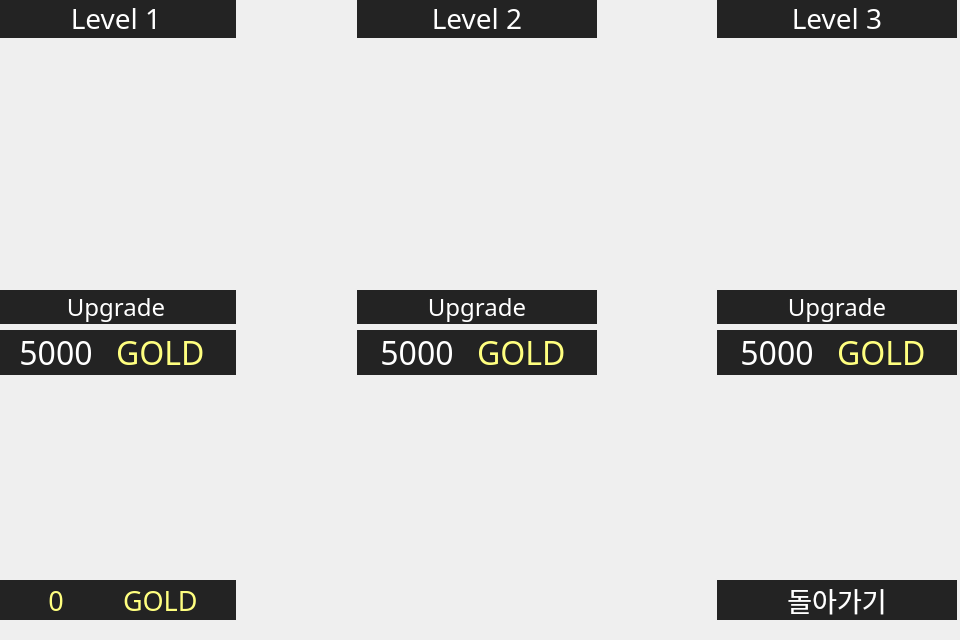
      <widget class="QWidget" name="upgrade">
       <property name="minimumSize">
        <size>
         <width>960</width>
         <height>640</height>
        </size>
       </property>
       <property name="maximumSize">
        <size>
         <width>960</width>
         <height>640</height>
        </size>
       </property>
       <widget class="QWidget" name="gridLayoutWidget">
        <property name="geometry">
         <rect>
          <x>-4</x>
          <y>-1</y>
          <width>961</width>
          <height>621</height>
         </rect>
        </property>
        <layout class="QGridLayout" name="gridLayout">
         <item row="4" column="4">
          <widget class="QPushButton" name="upbtn3">
           <property name="minimumSize">
            <size>
             <width>240</width>
             <height>0</height>
            </size>
           </property>
           <property name="maximumSize">
            <size>
             <width>240</width>
             <height>16777215</height>
            </size>
           </property>
           <property name="font">
            <font>
             <family>궁서</family>
             <pointsize>18</pointsize>
            </font>
           </property>
           <property name="styleSheet">
            <string notr="true">QPushButton {
	color: rgb(255, 255, 255);
	background-color: rgb(35, 35, 35);
	border: 0px solid;
}
QPushButton:hover {
	background-color: rgb(85, 170, 255);
}</string>
           </property>
           <property name="text">
            <string>Upgrade</string>
           </property>
          </widget>
         </item>
         <item row="5" column="0">
          <layout class="QHBoxLayout" name="horizontalLayout_2">
           <property name="spacing">
            <number>0</number>
           </property>
           <item>
            <widget class="QLabel" name="label_10">
             <property name="minimumSize">
              <size>
               <width>120</width>
               <height>0</height>
              </size>
             </property>
             <property name="maximumSize">
              <size>
               <width>120</width>
               <height>16777215</height>
              </size>
             </property>
             <property name="font">
              <font>
               <family>궁서</family>
               <pointsize>24</pointsize>
              </font>
             </property>
             <property name="styleSheet">
              <string notr="true">QLabel {
	color: rgb(255, 255, 255);
	background-color: rgb(35, 35, 35);
	border: 0px solid;
}
</string>
             </property>
             <property name="text">
              <string>5000</string>
             </property>
             <property name="alignment">
              <set>Qt::AlignCenter</set>
             </property>
            </widget>
           </item>
           <item>
            <widget class="QLabel" name="label_11">
             <property name="minimumSize">
              <size>
               <width>120</width>
               <height>0</height>
              </size>
             </property>
             <property name="maximumSize">
              <size>
               <width>120</width>
               <height>16777215</height>
              </size>
             </property>
             <property name="font">
              <font>
               <family>궁서</family>
               <pointsize>24</pointsize>
              </font>
             </property>
             <property name="styleSheet">
              <string notr="true">QLabel {
	color: rgb(255, 255, 127);
	background-color: rgb(35, 35, 35);
	border: 0px solid;
}
</string>
             </property>
             <property name="text">
              <string>GOLD</string>
             </property>
            </widget>
           </item>
          </layout>
         </item>
         <item row="4" column="2">
          <widget class="QPushButton" name="upbtn2">
           <property name="minimumSize">
            <size>
             <width>240</width>
             <height>0</height>
            </size>
           </property>
           <property name="maximumSize">
            <size>
             <width>240</width>
             <height>16777215</height>
            </size>
           </property>
           <property name="font">
            <font>
             <family>궁서</family>
             <pointsize>18</pointsize>
            </font>
           </property>
           <property name="styleSheet">
            <string notr="true">QPushButton {
	color: rgb(255, 255, 255);
	background-color: rgb(35, 35, 35);
	border: 0px solid;
}
QPushButton:hover {
	background-color: rgb(85, 170, 255);
}</string>
           </property>
           <property name="text">
            <string>Upgrade</string>
           </property>
          </widget>
         </item>
         <item row="3" column="4">
          <widget class="QLabel" name="level3">
           <property name="minimumSize">
            <size>
             <width>240</width>
             <height>240</height>
            </size>
           </property>
           <property name="text">
            <string/>
           </property>
           <property name="pixmap">
            <pixmap>img/level4.png</pixmap>
           </property>
          </widget>
         </item>
         <item row="3" column="0">
          <widget class="QLabel" name="level1">
           <property name="minimumSize">
            <size>
             <width>240</width>
             <height>240</height>
            </size>
           </property>
           <property name="maximumSize">
            <size>
             <width>240</width>
             <height>16777215</height>
            </size>
           </property>
           <property name="text">
            <string/>
           </property>
           <property name="pixmap">
            <pixmap>img/level2.png</pixmap>
           </property>
          </widget>
         </item>
         <item row="0" column="2">
          <widget class="QLabel" name="label_14">
           <property name="font">
            <font>
             <family>궁서</family>
             <pointsize>21</pointsize>
            </font>
           </property>
           <property name="styleSheet">
            <string notr="true">QLabel {
	color: rgb(255, 255, 255);
	background-color: rgb(35, 35, 35);
	border: 0px solid;
}
QLabelhover {
	background-color: rgb(85, 170, 255);
}</string>
           </property>
           <property name="text">
            <string>Level 2</string>
           </property>
           <property name="alignment">
            <set>Qt::AlignCenter</set>
           </property>
          </widget>
         </item>
         <item row="3" column="2">
          <widget class="QLabel" name="level2">
           <property name="minimumSize">
            <size>
             <width>240</width>
             <height>240</height>
            </size>
           </property>
           <property name="text">
            <string/>
           </property>
           <property name="pixmap">
            <pixmap>img/level3.png</pixmap>
           </property>
           <property name="scaledContents">
            <bool>true</bool>
           </property>
          </widget>
         </item>
         <item row="7" column="2">
          <widget class="QLabel" name="lack">
           <property name="font">
            <font>
             <family>궁서</family>
             <pointsize>17</pointsize>
            </font>
           </property>
           <property name="text">
            <string/>
           </property>
          </widget>
         </item>
         <item row="7" column="4">
          <spacer name="verticalSpacer_3">
           <property name="orientation">
            <enum>Qt::Vertical</enum>
           </property>
           <property name="sizeHint" stdset="0">
            <size>
             <width>20</width>
             <height>40</height>
            </size>
           </property>
          </spacer>
         </item>
         <item row="5" column="2">
          <layout class="QHBoxLayout" name="horizontalLayout_3">
           <property name="spacing">
            <number>0</number>
           </property>
           <item>
            <widget class="QLabel" name="label_12">
             <property name="minimumSize">
              <size>
               <width>120</width>
               <height>0</height>
              </size>
             </property>
             <property name="maximumSize">
              <size>
               <width>120</width>
               <height>16777215</height>
              </size>
             </property>
             <property name="font">
              <font>
               <family>궁서</family>
               <pointsize>24</pointsize>
              </font>
             </property>
             <property name="styleSheet">
              <string notr="true">QLabel {
	color: rgb(255, 255, 255);
	background-color: rgb(35, 35, 35);
	border: 0px solid;
}
</string>
             </property>
             <property name="text">
              <string>5000</string>
             </property>
             <property name="alignment">
              <set>Qt::AlignCenter</set>
             </property>
            </widget>
           </item>
           <item>
            <widget class="QLabel" name="label_13">
             <property name="minimumSize">
              <size>
               <width>120</width>
               <height>0</height>
              </size>
             </property>
             <property name="maximumSize">
              <size>
               <width>120</width>
               <height>16777215</height>
              </size>
             </property>
             <property name="font">
              <font>
               <family>궁서</family>
               <pointsize>24</pointsize>
              </font>
             </property>
             <property name="styleSheet">
              <string notr="true">QLabel {
	color: rgb(255, 255, 127);
	background-color: rgb(35, 35, 35);
	border: 0px solid;
}
</string>
             </property>
             <property name="text">
              <string>GOLD</string>
             </property>
            </widget>
           </item>
          </layout>
         </item>
         <item row="4" column="0">
          <widget class="QPushButton" name="upbtn1">
           <property name="minimumSize">
            <size>
             <width>240</width>
             <height>0</height>
            </size>
           </property>
           <property name="maximumSize">
            <size>
             <width>240</width>
             <height>16777215</height>
            </size>
           </property>
           <property name="font">
            <font>
             <family>궁서</family>
             <pointsize>18</pointsize>
            </font>
           </property>
           <property name="styleSheet">
            <string notr="true">QPushButton {
	color: rgb(255, 255, 255);
	background-color: rgb(35, 35, 35);
	border: 0px solid;
}
QPushButton:hover {
	background-color: rgb(85, 170, 255);
}</string>
           </property>
           <property name="text">
            <string>Upgrade</string>
           </property>
          </widget>
         </item>
         <item row="0" column="4">
          <widget class="QLabel" name="label_16">
           <property name="font">
            <font>
             <family>궁서</family>
             <pointsize>21</pointsize>
            </font>
           </property>
           <property name="styleSheet">
            <string notr="true">QLabel {
	color: rgb(255, 255, 255);
	background-color: rgb(35, 35, 35);
	border: 0px solid;
}
QLabelhover {
	background-color: rgb(85, 170, 255);
}</string>
           </property>
           <property name="text">
            <string>Level 3</string>
           </property>
           <property name="alignment">
            <set>Qt::AlignCenter</set>
           </property>
          </widget>
         </item>
         <item row="8" column="0">
          <layout class="QHBoxLayout" name="horizontalLayout_4">
           <property name="spacing">
            <number>0</number>
           </property>
           <item>
            <widget class="QLabel" name="upgoldNum">
             <property name="minimumSize">
              <size>
               <width>120</width>
               <height>0</height>
              </size>
             </property>
             <property name="maximumSize">
              <size>
               <width>120</width>
               <height>16777215</height>
              </size>
             </property>
             <property name="font">
              <font>
               <family>궁서</family>
               <pointsize>20</pointsize>
              </font>
             </property>
             <property name="styleSheet">
              <string notr="true">QLabel {
	color: rgb(255, 255, 127);
	background-color: rgb(35, 35, 35);
	border: 0px solid;
}
</string>
             </property>
             <property name="text">
              <string>0</string>
             </property>
             <property name="alignment">
              <set>Qt::AlignCenter</set>
             </property>
            </widget>
           </item>
           <item>
            <widget class="QLabel" name="label_15">
             <property name="minimumSize">
              <size>
               <width>120</width>
               <height>0</height>
              </size>
             </property>
             <property name="maximumSize">
              <size>
               <width>120</width>
               <height>16777215</height>
              </size>
             </property>
             <property name="font">
              <font>
               <family>궁서</family>
               <pointsize>20</pointsize>
              </font>
             </property>
             <property name="styleSheet">
              <string notr="true">QLabel {
	color: rgb(255, 255, 127);
	background-color: rgb(35, 35, 35);
	border: 0px solid;
}
</string>
             </property>
             <property name="text">
              <string> GOLD</string>
             </property>
            </widget>
           </item>
          </layout>
         </item>
         <item row="7" column="0">
          <spacer name="verticalSpacer">
           <property name="orientation">
            <enum>Qt::Vertical</enum>
           </property>
           <property name="sizeHint" stdset="0">
            <size>
             <width>20</width>
             <height>40</height>
            </size>
           </property>
          </spacer>
         </item>
         <item row="0" column="0">
          <widget class="QLabel" name="label_4">
           <property name="font">
            <font>
             <family>궁서</family>
             <pointsize>21</pointsize>
            </font>
           </property>
           <property name="styleSheet">
            <string notr="true">QLabel {
	color: rgb(255, 255, 255);
	background-color: rgb(35, 35, 35);
	border: 0px solid;
}
QLabelhover {
	background-color: rgb(85, 170, 255);
}</string>
           </property>
           <property name="text">
            <string>Level 1</string>
           </property>
           <property name="alignment">
            <set>Qt::AlignCenter</set>
           </property>
          </widget>
         </item>
         <item row="5" column="4">
          <layout class="QHBoxLayout" name="horizontalLayout">
           <property name="spacing">
            <number>0</number>
           </property>
           <item>
            <widget class="QLabel" name="label_9">
             <property name="minimumSize">
              <size>
               <width>120</width>
               <height>0</height>
              </size>
             </property>
             <property name="maximumSize">
              <size>
               <width>120</width>
               <height>16777215</height>
              </size>
             </property>
             <property name="font">
              <font>
               <family>궁서</family>
               <pointsize>24</pointsize>
              </font>
             </property>
             <property name="styleSheet">
              <string notr="true">QLabel {
	color: rgb(255, 255, 255);
	background-color: rgb(35, 35, 35);
	border: 0px solid;
}
</string>
             </property>
             <property name="text">
              <string>5000</string>
             </property>
             <property name="alignment">
              <set>Qt::AlignCenter</set>
             </property>
            </widget>
           </item>
           <item>
            <widget class="QLabel" name="label_8">
             <property name="minimumSize">
              <size>
               <width>120</width>
               <height>0</height>
              </size>
             </property>
             <property name="maximumSize">
              <size>
               <width>120</width>
               <height>16777215</height>
              </size>
             </property>
             <property name="font">
              <font>
               <family>궁서</family>
               <pointsize>24</pointsize>
              </font>
             </property>
             <property name="styleSheet">
              <string notr="true">QLabel {
	color: rgb(255, 255, 127);
	background-color: rgb(35, 35, 35);
	border: 0px solid;
}
</string>
             </property>
             <property name="text">
              <string>GOLD</string>
             </property>
            </widget>
           </item>
          </layout>
         </item>
         <item row="8" column="4">
          <widget class="QPushButton" name="returnbtn1">
           <property name="font">
            <font>
             <family>궁서</family>
             <pointsize>20</pointsize>
            </font>
           </property>
           <property name="styleSheet">
            <string notr="true">QPushButton {
	color: rgb(255, 255, 255);
	background-color: rgb(35, 35, 35);
	border: 0px solid;
}
QPushButton:hover {
	background-color: rgb(85, 170, 255);
}</string>
           </property>
           <property name="text">
            <string>돌아가기</string>
           </property>
          </widget>
         </item>
         <item row="3" column="3">
          <spacer name="horizontalSpacer">
           <property name="orientation">
            <enum>Qt::Horizontal</enum>
           </property>
           <property name="sizeHint" stdset="0">
            <size>
             <width>40</width>
             <height>20</height>
            </size>
           </property>
          </spacer>
         </item>
         <item row="3" column="1">
          <spacer name="horizontalSpacer_2">
           <property name="orientation">
            <enum>Qt::Horizontal</enum>
           </property>
           <property name="sizeHint" stdset="0">
            <size>
             <width>40</width>
             <height>20</height>
            </size>
           </property>
          </spacer>
         </item>
        </layout>
       </widget>
      </widget>
